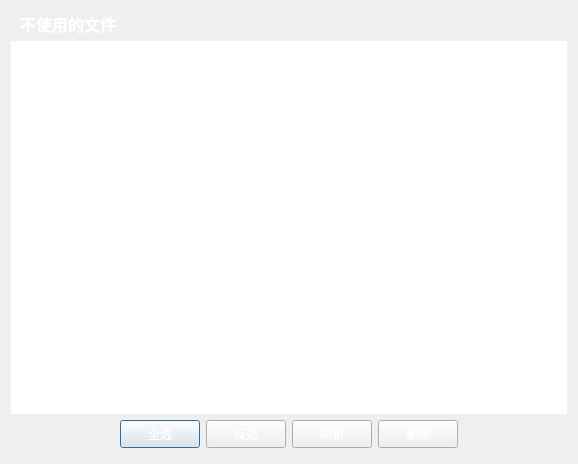
<?xml version="1.0" encoding="UTF-8"?>
<ui version="4.0">
 <class>DialogTidyApk</class>
 <widget class="QDialog" name="DialogTidyApk">
  <property name="geometry">
   <rect>
    <x>0</x>
    <y>0</y>
    <width>578</width>
    <height>464</height>
   </rect>
  </property>
  <property name="windowTitle">
   <string>Dialog</string>
  </property>
  <property name="styleSheet">
   <string notr="true">#wdt_main {
	border-width: 40px 10px 10px 10px;
	border-image: url(:/skins/skins/bg_dialogbase.png) 40 10 10 10 repeat repeat;
}

QWidget {
	font: 25 9pt &quot;微软雅黑&quot;;
}

QTreeView::item {
	margin: 5px;
}

QPushButton {
	color: #ffffff;
	border-width: 2px;
	border-image: url(:/skins/skins/btn_blue.png) 2 2;
	min-width: 64px;
	min-height: 20px;
}

QPushButton::hover {
	color: #ffffff;
	border-width: 2px;
	border-image: url(:/skins/skins/btn_blue_hover.png) 2 2;
}

QPushButton::pressed {
	color: #ffffff;
	border-width: 2px;
	border-image: url(:/skins/skins/btn_blue_pressed.png) 2 2;
}

#btn_addLocal {
	color: #ffffff;
	min-width: 70px;
	min-height: 20px;
	border-width: 2px;
	border-image: url(:/skins/skins/btn_yellow.png) 2 2;
}

#lbl_title {
	color: #ffffff;
	font:  75 12pt;
	font-weight: bold;
}

#btn_max {
	border: 0px;
	background-image: url(:/skins/skins/btn_win_max.png);
}

#btn_max::hover {
	margin: 1px;
}

#btn_max::pressed {
	border: 0px;
	background-image: url(:/skins/skins/btn_win_max_pressed.png);
}

#btn_close {
	border: 0px;
	background-image: url(:/skins/skins/btn_win_close.png);
}

#btn_close::hover {
	margin: 1px;
}

#btn_close::pressed {
	border: 0px;
	background-image: url(:/skins/skins/btn_win_close_pressed.png);
}
</string>
  </property>
  <layout class="QGridLayout" name="gridLayout_2">
   <property name="leftMargin">
    <number>0</number>
   </property>
   <property name="topMargin">
    <number>0</number>
   </property>
   <property name="rightMargin">
    <number>0</number>
   </property>
   <property name="bottomMargin">
    <number>0</number>
   </property>
   <item row="0" column="0">
    <widget class="QWidget" name="wdt_main" native="true">
     <layout class="QVBoxLayout" name="verticalLayout">
      <property name="spacing">
       <number>0</number>
      </property>
      <property name="leftMargin">
       <number>10</number>
      </property>
      <property name="topMargin">
       <number>6</number>
      </property>
      <property name="rightMargin">
       <number>10</number>
      </property>
      <property name="bottomMargin">
       <number>10</number>
      </property>
      <item>
       <widget class="QWidget" name="wdt_title" native="true">
        <property name="minimumSize">
         <size>
          <width>0</width>
          <height>35</height>
         </size>
        </property>
        <property name="maximumSize">
         <size>
          <width>16777215</width>
          <height>16777215</height>
         </size>
        </property>
        <layout class="QHBoxLayout" name="horizontalLayout">
         <property name="spacing">
          <number>0</number>
         </property>
         <property name="leftMargin">
          <number>10</number>
         </property>
         <property name="topMargin">
          <number>0</number>
         </property>
         <property name="rightMargin">
          <number>0</number>
         </property>
         <property name="bottomMargin">
          <number>0</number>
         </property>
         <item>
          <widget class="QLabel" name="lbl_title">
           <property name="text">
            <string>不使用的文件</string>
           </property>
          </widget>
         </item>
         <item>
          <spacer name="horizontalSpacer">
           <property name="orientation">
            <enum>Qt::Horizontal</enum>
           </property>
           <property name="sizeHint" stdset="0">
            <size>
             <width>40</width>
             <height>20</height>
            </size>
           </property>
          </spacer>
         </item>
         <item alignment="Qt::AlignTop">
          <widget class="QToolButton" name="btn_max">
           <property name="minimumSize">
            <size>
             <width>30</width>
             <height>26</height>
            </size>
           </property>
           <property name="maximumSize">
            <size>
             <width>30</width>
             <height>26</height>
            </size>
           </property>
           <property name="text">
            <string/>
           </property>
          </widget>
         </item>
         <item alignment="Qt::AlignTop">
          <widget class="QToolButton" name="btn_close">
           <property name="minimumSize">
            <size>
             <width>30</width>
             <height>26</height>
            </size>
           </property>
           <property name="maximumSize">
            <size>
             <width>30</width>
             <height>26</height>
            </size>
           </property>
           <property name="text">
            <string/>
           </property>
          </widget>
         </item>
        </layout>
       </widget>
      </item>
      <item>
       <widget class="QWidget" name="widget" native="true">
        <layout class="QGridLayout" name="gridLayout">
         <property name="leftMargin">
          <number>1</number>
         </property>
         <property name="topMargin">
          <number>0</number>
         </property>
         <property name="rightMargin">
          <number>1</number>
         </property>
         <property name="bottomMargin">
          <number>0</number>
         </property>
         <item row="0" column="0">
          <widget class="QTreeView" name="treeView">
           <property name="frameShape">
            <enum>QFrame::NoFrame</enum>
           </property>
           <property name="editTriggers">
            <set>QAbstractItemView::NoEditTriggers</set>
           </property>
           <property name="showDropIndicator" stdset="0">
            <bool>false</bool>
           </property>
           <property name="iconSize">
            <size>
             <width>32</width>
             <height>32</height>
            </size>
           </property>
           <property name="indentation">
            <number>5</number>
           </property>
           <property name="rootIsDecorated">
            <bool>false</bool>
           </property>
           <property name="sortingEnabled">
            <bool>true</bool>
           </property>
           <attribute name="headerMinimumSectionSize">
            <number>0</number>
           </attribute>
          </widget>
         </item>
        </layout>
       </widget>
      </item>
      <item>
       <layout class="QHBoxLayout" name="horizontalLayout_2">
        <property name="spacing">
         <number>6</number>
        </property>
        <property name="topMargin">
         <number>6</number>
        </property>
        <property name="bottomMargin">
         <number>6</number>
        </property>
        <item>
         <spacer name="horizontalSpacer_2">
          <property name="orientation">
           <enum>Qt::Horizontal</enum>
          </property>
          <property name="sizeHint" stdset="0">
           <size>
            <width>40</width>
            <height>20</height>
           </size>
          </property>
         </spacer>
        </item>
        <item>
         <widget class="QPushButton" name="btn_checkAll">
          <property name="text">
           <string>全选</string>
          </property>
         </widget>
        </item>
        <item>
         <widget class="QPushButton" name="btn_invertChk">
          <property name="text">
           <string>反选</string>
          </property>
         </widget>
        </item>
        <item>
         <widget class="QPushButton" name="btn_refresh">
          <property name="text">
           <string>刷新</string>
          </property>
         </widget>
        </item>
        <item>
         <widget class="QPushButton" name="btn_remove">
          <property name="text">
           <string>删除</string>
          </property>
         </widget>
        </item>
        <item>
         <spacer name="horizontalSpacer_3">
          <property name="orientation">
           <enum>Qt::Horizontal</enum>
          </property>
          <property name="sizeHint" stdset="0">
           <size>
            <width>40</width>
            <height>20</height>
           </size>
          </property>
         </spacer>
        </item>
       </layout>
      </item>
     </layout>
    </widget>
   </item>
  </layout>
 </widget>
 <resources/>
 <connections/>
</ui>
